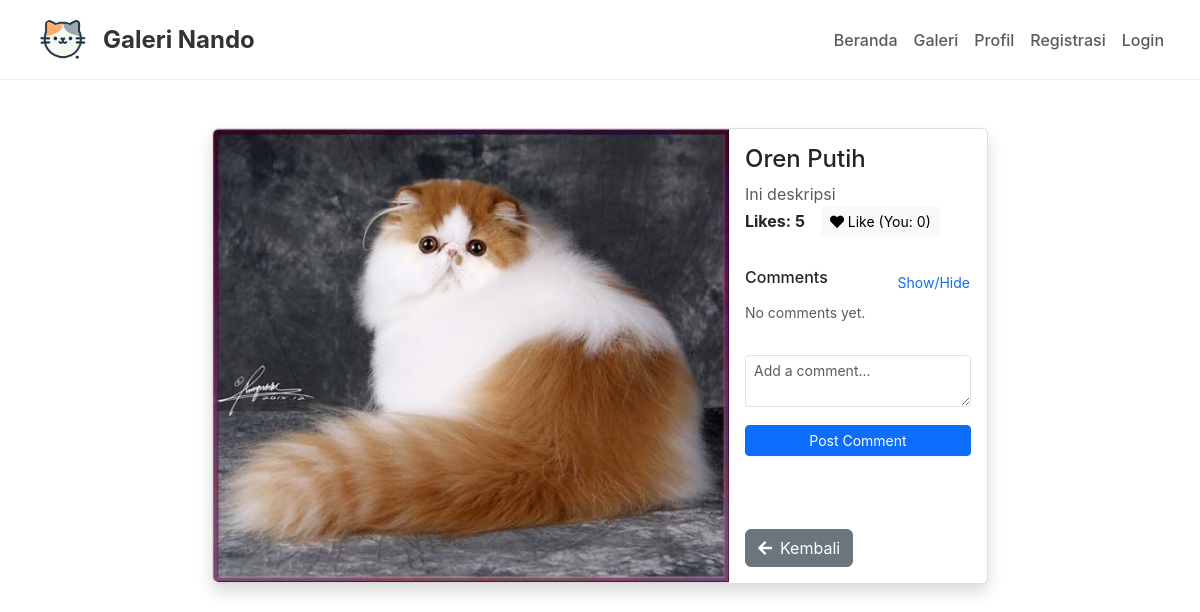
/detail-image.php?id=55, run on an earlier commit of the app's database.
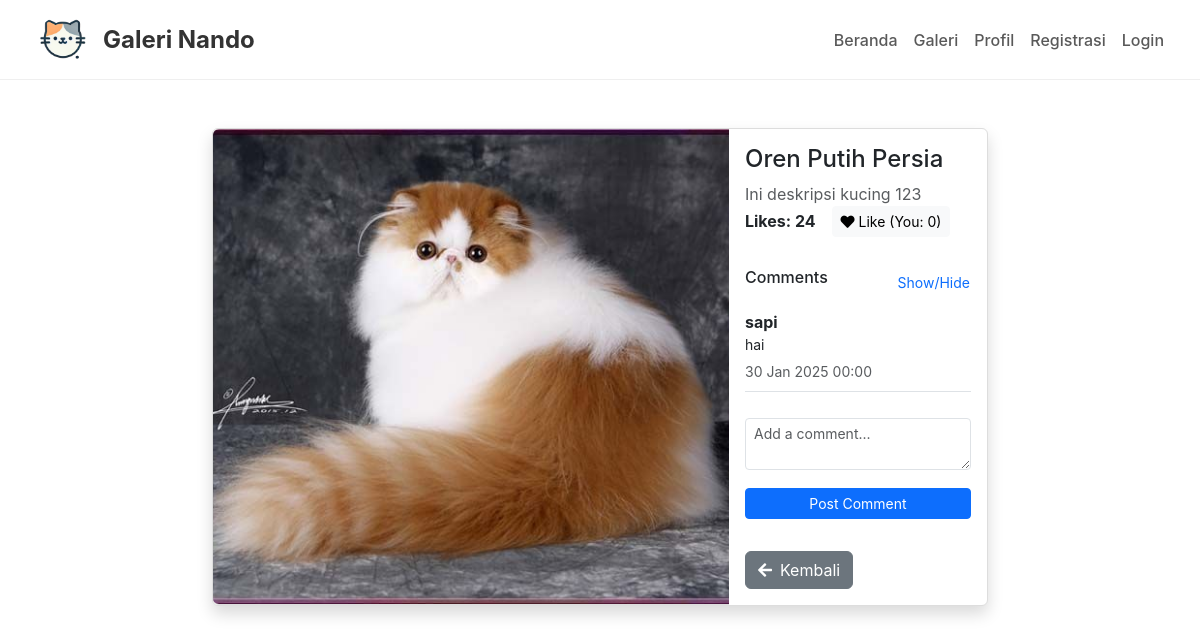
And on a later commit of the database.
### tables this page shows
CREATE TABLE `foto` (
  `FotoID` int(11) NOT NULL,
  `JudulFoto` varchar(255) NOT NULL,
  `Deskripsi` text NOT NULL,
  `TanggalUnggah` date NOT NULL,
  `Gambar` varchar(255) NOT NULL,
  `Album_ID` int(11) NOT NULL,
  `UserID` int(11) NOT NULL
);

CREATE TABLE `komentar` (
  `KomentarID` int(11) NOT NULL,
  `FotoID` int(11) NOT NULL,
  `UserID` int(11) NOT NULL,
  `IsiKomentar` text NOT NULL,
  `TanggalKomentar` date NOT NULL
);

CREATE TABLE `user` (
  `UserID` int(11) NOT NULL,
  `Username` varchar(255) NOT NULL,
  `Password` varchar(255) NOT NULL,
  `Email` varchar(255) NOT NULL,
  `NamaLengkap` varchar(255) NOT NULL,
  `Alamat` text NOT NULL,
  `role` enum('user','admin') NOT NULL DEFAULT 'user'
);

### detail-image.php (the view, shortened to what the changed rows need)
<?php
include 'db.php';
$foto_id = $_GET['id'];
$query = mysqli_query($conn, "SELECT * FROM Foto WHERE FotoID = '$foto_id'");
$foto = mysqli_fetch_object($query);
$comments = mysqli_query($conn, "SELECT
    Komentar.IsiKomentar,
    Komentar.KomentarID,
    Komentar.UserID as KomentarUserID,
    Komentar.TanggalKomentar,
    User.Username
    FROM Komentar
    JOIN User ON Komentar.UserID = User.UserID
    WHERE Komentar.FotoID = '$foto_id'
    ORDER BY Komentar.TanggalKomentar DESC");
$likes = mysqli_query($conn, "SELECT COUNT(*) AS total_likes FROM `Like` WHERE FotoID = '$foto_id'");
$total_likes = mysqli_fetch_object($likes)->total_likes;
$user_likes = 0;
?>
<!DOCTYPE html>
<html lang="en">
<head>
    <link href="https://cdn.jsdelivr.net/npm/bootstrap@5.3.0-alpha1/dist/css/bootstrap.min.css" rel="stylesheet">
    <link rel="stylesheet" href="https://cdnjs.cloudflare.com/ajax/libs/font-awesome/5.15.3/css/all.min.css">
    <link rel="stylesheet" href="css/detail-image.css">
</head>
<body>
<div class="container-fluid py-5">
    <div class="row justify-content-center">
        <div class="col-lg-8">
            <div class="card shadow">
                <div class="row g-0">
                    <div class="col-md-8">
                        <img src="foto/<?php echo $foto->Gambar; ?>" class="img-fluid rounded-start h-100 w-100 object-fit-cover" alt="Foto" style="max-height: 600px;">
                    </div>
                    <div class="col-md-4">
                        <div class="card-body h-100 d-flex flex-column">
                            <div>
                                <h4 class="card-title"><?php echo $foto->JudulFoto; ?></h4>
                                <p class="card-text text-muted"><?php echo $foto->Deskripsi; ?></p>
                            </div>
                            <div class="mb-3">
                                <div class="d-flex align-items-center gap-3 mb-2">
                                    <span class="fw-bold">Likes: <?php echo $total_likes; ?></span>
                                    <a href="detail-image.php?id=<?php echo $foto_id; ?>&like=true"
                                    class="btn btn-light btn-sm">
                                        <i class="fas fa-heart <?php echo ($user_likes > 0) ? 'text-danger' : ''; ?>"></i>
                                        <?php echo "Like (You: {$user_likes})"; ?>
                                    </a>
                                </div>
                            </div>
                            <div class="flex-grow-1">
                                <div class="collapse show" id="commentsDropdown">
                                    <div class="comments-container overflow-auto mb-3" style="max-height: 300px;">
                                        <?php
                                        if (mysqli_num_rows($comments) > 0) {
                                            while ($comment = mysqli_fetch_array($comments)) {
                                                $commentDate = new DateTime($comment['TanggalKomentar']);
                                                ?>
                                                <div class="comment border-bottom py-2">
                                                    <div class="d-flex justify-content-between align-items-start">
                                                        <div>
                                                            <strong><?php echo htmlspecialchars($comment['Username']); ?></strong>
                                                            <p class="mb-1 small"><?php echo htmlspecialchars($comment['IsiKomentar']); ?></p>
                                                            <small class="text-muted">
                                                                <?php echo $commentDate->format('d M Y H:i'); ?>
                                                            </small>
                                                        </div>
                                                    </div>
                                                </div>
                                                <?php
                                            }
                                        } else {
                                            echo "<p class='text-muted small'>No comments yet.</p>";
                                        }
                                        ?>
                                    </div>
                                </div>
                            </div>
                            </div>
                        </div>
                    </div>
                </div>
            </div>
        </div>
    </div>
</body>
</html>

What changed in the data, as far as the page shows it:
changed foto: JudulFoto "Oren Putih" → "Oren Putih Persia"; Deskripsi "Ini deskripsi" → "Ini deskripsi kucing 123"
added komentar: UserID.Username "sapi", IsiKomentar "hai", TanggalKomentar "30 Jan 2025 00:00"
Also different on the page:
$total_likes: "5" → "24"
text no longer shown: "No comments yet."
